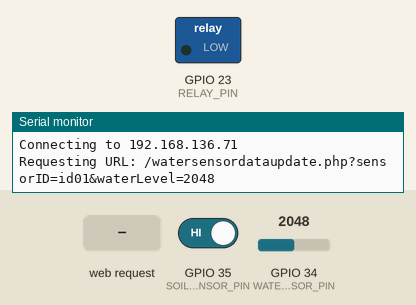
Recording of a sketch running on a simulated ESP32. On the bench: switched loads named in the sketch (green lamp = pin HIGH), the last lines printed to the serial monitor. The test bench sets the inputs (shaded band); at power-on: GPIO 35 (SOIL_SENSOR_PIN) HIGH, GPIO 34 (WATER_SENSOR_PIN) = 2048. WiFi joins after 1.5 s; servers stay silent unless stated; uploads are accepted with an empty reply; web services answer with replies made up by the test bench; pins used as bus, display or sensor lines are not drawn.

Above: at 3.2 s.
3.3 s: GPIO 35 (SOIL_SENSOR_PIN) driven LOW
At 5.2 s:
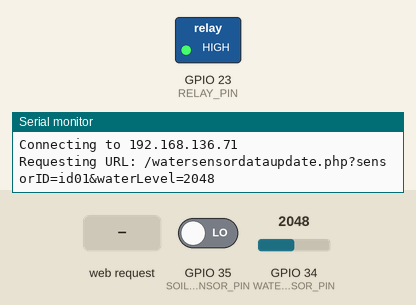
5.7 s: GPIO 34 (WATER_SENSOR_PIN) set to 760
8.1 s: GPIO 34 (WATER_SENSOR_PIN) set to 674
13.4 s: GPIO 35 (SOIL_SENSOR_PIN) driven HIGH
At 13.9 s:
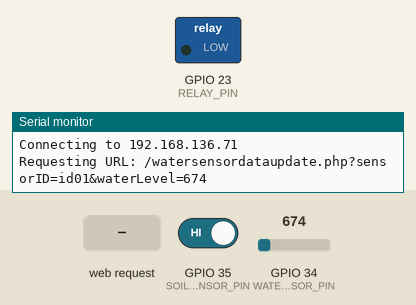
15.8 s: HTTP request GET /activatePump received
At 16.6 s:
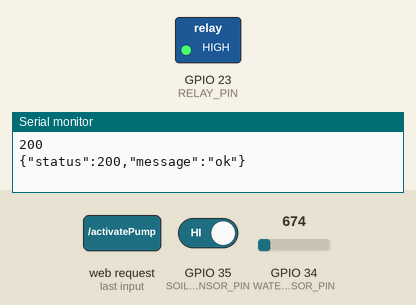
Timing chart, 0 to 22.4 s (numbered marks = the images above; inputs shaded):
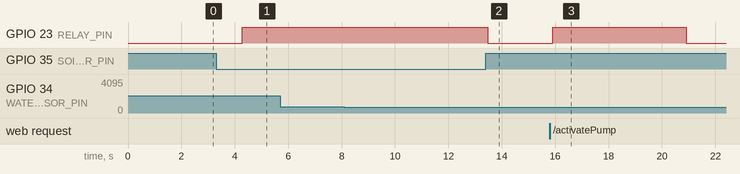

Measured:
- after the input at 3.3 s, GPIO 23 (RELAY_PIN): LOW → HIGH after 0.97 s
- after the input at 13.4 s, GPIO 23 (RELAY_PIN): HIGH → LOW after 0.08 s
- after the input at 15.8 s, GPIO 23 (RELAY_PIN): LOW → HIGH after 0.11 s, → LOW 5.0 s later

The sketch:

AlmostEnd.ino
```cpp
#include <WiFi.h>
#include <HTTPClient.h>
#include <WebServer.h>   // Web server library

#define RELAY_PIN 23       // Pump relay pin connected to GPIO 23
#define SOIL_SENSOR_PIN 35 // Soil moisture sensor digital output connected to GPIO 35
#define WATER_SENSOR_PIN 34 // GPIO for the water sensor signal (analog pin)
#define VCC_PIN 4          // GPIO 4 for VCC to the sensor

const char* ssid = "Patt";         // Replace with your Wi-Fi SSID
const char* password = "12345678"; // Replace with your Wi-Fi password
String lineToken = "p5aL9cbT0V4N3oHECOmoMOkgBSGU41CwXMX4FurRn4E"; // Replace with your LINE Notify token

String waterSensorId = "id01";
int waterLevel = 0; // Water level value from sensor

const char* host = "192.168.136.71"; // Server IP address

WebServer server(80); // Create a web server object on port 80

void setup() {
  Serial.begin(115200);
  pinMode(RELAY_PIN, OUTPUT);        // Set the relay pin as output
  pinMode(SOIL_SENSOR_PIN, INPUT);   // Set the soil moisture sensor pin as input
  pinMode(WATER_SENSOR_PIN, INPUT);  // Set the water sensor pin as input
  pinMode(VCC_PIN, OUTPUT);          // Set VCC pin to power sensor
  digitalWrite(VCC_PIN, HIGH);       // Provide power to the sensor

  wifiConnect(); // Connect to Wi-Fi

// Define web server route to activate the pump
server.on("/activatePump", []() {
  digitalWrite(RELAY_PIN, HIGH);      // Activate the pump
  server.sendHeader("Access-Control-Allow-Origin", "*"); // Allow all origins
  server.send(200, "text/plain", "Pump activated for 5 seconds");
  delay(5000);                        // Keep pump on for 5 seconds
  digitalWrite(RELAY_PIN, LOW);       // Deactivate the pump
});


  server.begin();  // Start the web server
}

void loop() {
  delay(500);  // Small delay to stabilize sensors

  // Read the water and soil moisture sensor values
  waterLevel = analogRead(WATER_SENSOR_PIN);
  int soilMoistureValue = digitalRead(SOIL_SENSOR_PIN);

  Serial.print("Water Level: ");
  Serial.println(waterLevel);  // Display water level
  Serial.print("Soil Moisture Value: ");
  Serial.println(soilMoistureValue); // 0 = Dry, 1 = Wet

  // Control the pump based on the soil moisture
  if (soilMoistureValue == LOW) {  // If soil is dry (LOW)
    digitalWrite(RELAY_PIN, HIGH); // Activate pump
    Serial.println("Pump ON");
  } else {
    digitalWrite(RELAY_PIN, LOW);  // Deactivate pump
    Serial.println("Pump OFF");
  }

  // Send data to the server
  sendWaterDataToServer();

  // Send LINE notification if no water detected
  if (waterLevel < 700) {
    sendLineMessage("No water detected by sensor! I need water!!!");
  }

  server.handleClient();  // Handle incoming client requests
  delay(1000);  // Check again every 1 second
}

// Function to send a message using LINE Notify
void sendLineMessage(String message) {
  if (WiFi.status() == WL_CONNECTED) {
    HTTPClient http;
    http.begin("https://notify-api.line.me/api/notify");
    http.addHeader("Content-Type", "application/x-www-form-urlencoded");
    http.addHeader("Authorization", "Bearer " + lineToken);

    String postData = "message=" + message;
    int httpResponseCode = http.POST(postData);

    if (httpResponseCode > 0) {
      String response = http.getString();
      Serial.println(httpResponseCode);
      Serial.println(response);
    } else {
      Serial.print("Error on sending POST: ");
      Serial.println(httpResponseCode);
    }

    http.end();
  } else {
    Serial.println("Error in WiFi connection");
  }
}

// Function to send water data to the server
void sendWaterDataToServer() {
  Serial.print("Connecting to ");
  Serial.println(host);
  WiFiClient client;
  const int httpPort = 80;

  if (!client.connect(host, httpPort)) {
    Serial.println("Connection failed");
    return;
  }

  // Construct the request URL with sensor data
  String url = "/watersensordataupdate.php?sensorID=" + waterSensorId + "&waterLevel=" + String(waterLevel);
  Serial.print("Requesting URL: ");
  Serial.println(url);

  // Send HTTP GET request
  client.print(String("GET ") + url + " HTTP/1.1\r\n" +
               "Host: " + host + "\r\n" +
               "Connection: close\r\n\r\n");

  // Wait for server response
  unsigned long timeout = millis();
  while (client.available() == 0) {
    if (millis() - timeout > 5000) {
      Serial.println(">>> Client Timeout!");
      client.stop();
      return;
    }
  }
}

// Function to connect/reconnect to Wi-Fi
void wifiConnect() {
  Serial.println();
  Serial.print("Connecting to ");
  Serial.println(ssid);

  WiFi.begin(ssid, password);

  // Wait for the connection to establish
  while (WiFi.status() != WL_CONNECTED) {
    delay(1000);
    Serial.print(".");
  }

  Serial.println("\nWiFi connected");
  Serial.println("================================");
  Serial.print("IP address: ");
  Serial.println(WiFi.localIP());
  Serial.print("Sensor ID: ");
  Serial.println(waterSensorId);
  Serial.println("================================");
}
```
